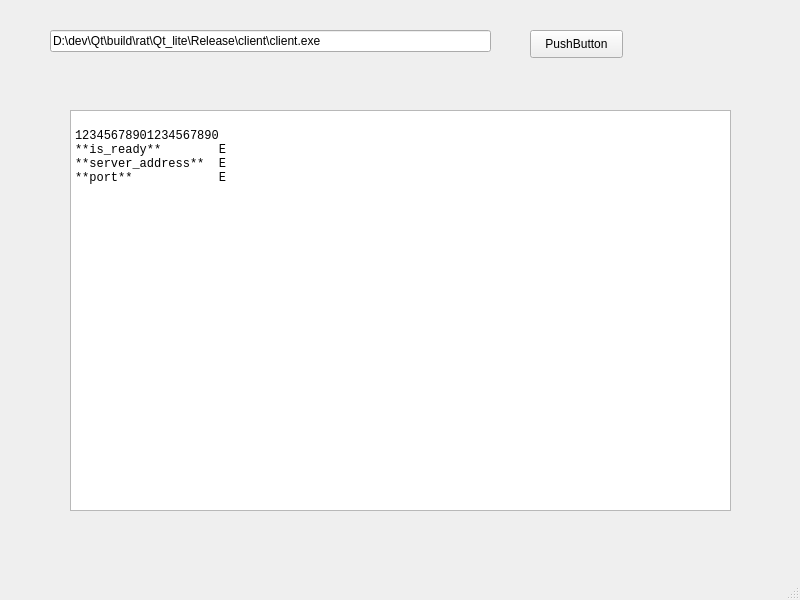
<?xml version="1.0" encoding="UTF-8"?>
<ui version="4.0">
 <class>MainWindow</class>
 <widget class="QMainWindow" name="MainWindow">
  <property name="geometry">
   <rect>
    <x>0</x>
    <y>0</y>
    <width>800</width>
    <height>600</height>
   </rect>
  </property>
  <property name="windowTitle">
   <string>MainWindow</string>
  </property>
  <widget class="QWidget" name="centralwidget">
   <widget class="QLineEdit" name="lineEditPath">
    <property name="geometry">
     <rect>
      <x>50</x>
      <y>30</y>
      <width>441</width>
      <height>22</height>
     </rect>
    </property>
    <property name="text">
     <string>D:\dev\Qt\build\rat\Qt_lite\Release\client\client.exe</string>
    </property>
   </widget>
   <widget class="QPushButton" name="pushButtonCheck">
    <property name="geometry">
     <rect>
      <x>530</x>
      <y>30</y>
      <width>93</width>
      <height>28</height>
     </rect>
    </property>
    <property name="text">
     <string>PushButton</string>
    </property>
   </widget>
   <widget class="QPlainTextEdit" name="plainTextEdit">
    <property name="geometry">
     <rect>
      <x>70</x>
      <y>110</y>
      <width>661</width>
      <height>401</height>
     </rect>
    </property>
    <property name="font">
     <font>
      <family>Courier New</family>
     </font>
    </property>
    <property name="plainText">
     <string>
12345678901234567890
**is_ready**        E
**server_address**  E
**port**            E</string>
    </property>
   </widget>
  </widget>
  <widget class="QMenuBar" name="menubar">
   <property name="geometry">
    <rect>
     <x>0</x>
     <y>0</y>
     <width>800</width>
     <height>26</height>
    </rect>
   </property>
  </widget>
  <widget class="QStatusBar" name="statusbar"/>
 </widget>
 <resources/>
 <connections/>
</ui>
